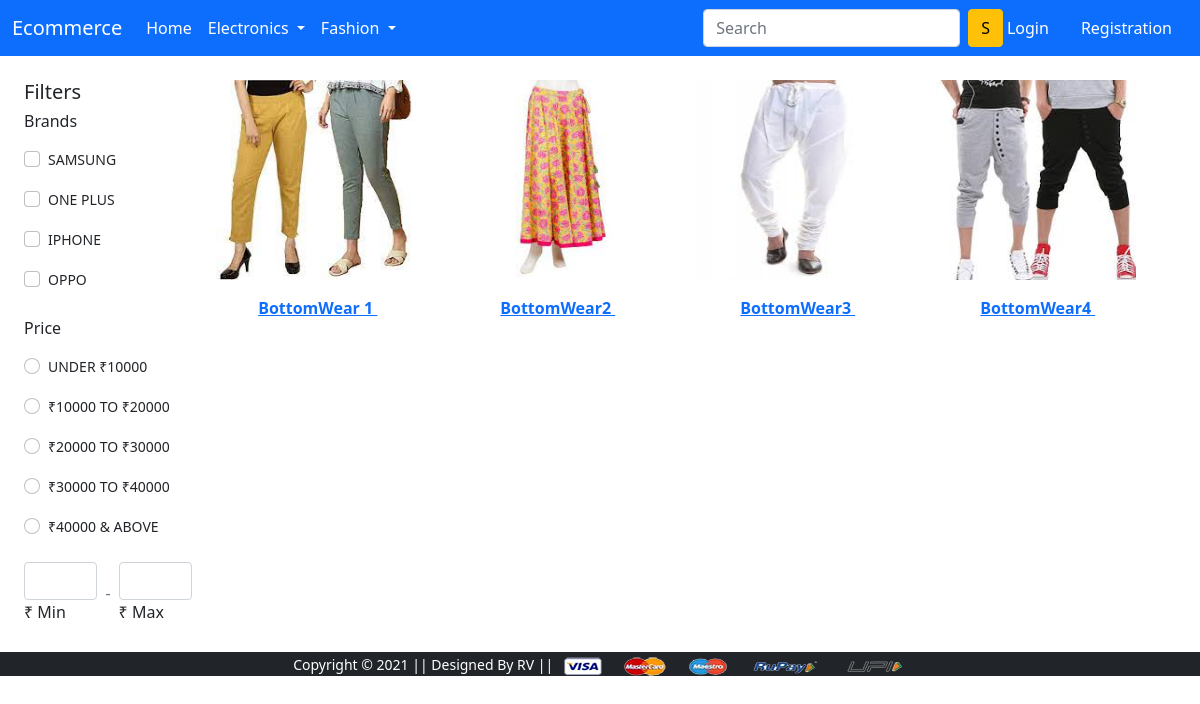
Screenshot of /bottom-wear/ with the database file from the repository.
### core/models.py (models this page shows, shortened)
class Product(models.Model):
    title = models.CharField(max_length=100)
    selling_price = models.FloatField()
    discounted_price = models.FloatField()
    description = models.TextField()
    brand = models.CharField(max_length=100)
    category = models.CharField(choices=CATEGORY_CHOICES, max_length=5)
    product_image = models.ImageField(upload_to='productImage')

### core/views.py (the view)
# urls.py: path('bottom-wear/', views.BottomWearView.as_view(), name='bottomwear'),
class BottomWearView(ListView):
    @method_decorator(Cart_count)
    def get(self, request, *args, **kwargs):
        BottomWear = Product.objects.filter(category="BW")
        context = {
            'BottomWear': BottomWear,
        }
        return render(request, 'core/bottom_wear.html', context)

### core/auth.py (called while the page is built)
def Cart_count(get_response):
    def middleware(request):
        if not request.session.get('user'):
            pass
        else:
            cart_count = Cart.objects.filter(user = request.user).count()
            request.session['cart_count'] = cart_count
        response = get_response(request)
        return response
    return middleware

### templates/core/bottom_wear.html (shortened to what this page needs)
{% extends 'core/base.html' %}
{% load static %}
{% block main-content %}
<br>
<div class="container-fluid row">
    <div class="col-2">
        <section>
            <section>
                <h5>Filters</h5>
                <section class="mb-4">
                    <h6 class="font-weight-bold mb-3">Brands</h6>
                    <div class="form-check pl-0 mb-3">
                        <input type="checkbox" class="form-check-input filled-in" id="new">
                        <label class="form-check-label small text-uppercase card-link-secondary"
                               for="new">Samsung</label>
                    </div>
                    <div class="form-check pl-0 mb-3">
                        <input type="checkbox" class="form-check-input filled-in" id="used">
                        <label class="form-check-label small text-uppercase card-link-secondary" for="used">One
                            plus</label>
                    </div>
                    <div class="form-check pl-0 mb-3">
                        <input type="checkbox" class="form-check-input filled-in" id="collectible">
                        <label class="form-check-label small text-uppercase card-link-secondary" for="collectible">Iphone</label>
                    </div>
                    <div class="form-check pl-0 mb-3 pb-1">
                        <input type="checkbox" class="form-check-input filled-in" id="renewed">
                        <label class="form-check-label small text-uppercase card-link-secondary"
                               for="renewed">Oppo</label>
                    </div>
                </section>
                <section class="mb-4">
                    <h6 class="font-weight-bold mb-3">Price</h6>
                    <div class="form-check pl-0 mb-3">
                        <input type="radio" class="form-check-input" id="under25" name="materialExampleRadios">
                        <label class="form-check-label small text-uppercase card-link-secondary" for="under25">Under
                            &#8377;10000</label>
                    </div>
                    <div class="form-check pl-0 mb-3">
                        <input type="radio" class="form-check-input" id="2550" name="materialExampleRadios">
                        <label class="form-check-label small text-uppercase card-link-secondary" for="2550">&#8377;10000
                            to
                            &#8377;20000</label>
                    </div>
                    <div class="form-check pl-0 mb-3">
                        <input type="radio" class="form-check-input" id="50100" name="materialExampleRadios">
                        <label class="form-check-label small text-uppercase card-link-secondary" for="50100">&#8377;20000
                            to
                            &#8377;30000</label>
                    </div>
                    <div class="form-check pl-0 mb-3">
                        <input type="radio" class="form-check-input" id="100200" name="materialExampleRadios">
                        <label class="form-check-label small text-uppercase card-link-secondary" for="100200">&#8377;30000
                            to
                            &#8377;40000</label>
                    </div>
                    <div class="form-check pl-0 mb-3">
                        <input type="radio" class="form-check-input" id="200above" name="materialExampleRadios">
                        <label class="form-check-label small text-uppercase card-link-secondary" for="200above">&#8377;40000
                            &
                            Above</label>
                    </div>
                    <form>
                        <div class="d-flex align-items-center mt-4 pb-1">
                            <div class="md-form md-outline my-0">
                                <input id="from" type="text" class="form-control mb-0">
                                <label for="form">&#8377; Min</label>
                            </div>
                            <p class="px-2 mb-0 text-muted"> - </p>
                            <div class="md-form md-outline my-0">
                                <input id="to" type="text" class="form-control mb-0">
                                <label for="to">&#8377; Max</label>
                            </div>
                        </div>
                    </form>
                </section>
            </section>
        </section>
    </div>
    <div class="col-10">
        <div class="row">
            {% for i in BottomWear %}
            <div class="col-3 ">
                <div class="image" >
                    <img class="card-img-top" style="height: 200px; width: 200px;" src={{i.product_image.url}}>
                </div>
                <div class="card-body">
                    <center><span class="card-text item "><b><a href="{% url 'product-detail' i.id  %}"> {{i.title}} </a></b></span>&nbsp;&nbsp;&nbsp;
                    </center>
                </div>
            </div>
            {% endfor %}
        </div>
    </div>
</div>
{% endblock main-content %}

### static/core/css/style.css (style rules this page uses)
body { min-height: 800px; margin-bottom:5px; clear: both; }

### rows the page displays
Product: product_image (picture), title "BottomWear 1"
Product: product_image (picture), title "BottomWear2"
Product: product_image (picture), title "BottomWear3"
Product: product_image (picture), title "BottomWear4"
